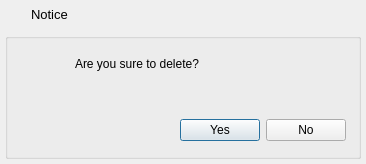
<?xml version="1.0" encoding="UTF-8"?>
<ui version="4.0">
 <class>frmMessageBox</class>
 <widget class="QDialog" name="frmMessageBox">
  <property name="geometry">
   <rect>
    <x>0</x>
    <y>0</y>
    <width>366</width>
    <height>164</height>
   </rect>
  </property>
  <property name="windowTitle">
   <string>提示</string>
  </property>
  <layout class="QVBoxLayout" name="verticalLayout">
   <property name="spacing">
    <number>0</number>
   </property>
   <property name="leftMargin">
    <number>0</number>
   </property>
   <property name="topMargin">
    <number>0</number>
   </property>
   <property name="rightMargin">
    <number>0</number>
   </property>
   <property name="bottomMargin">
    <number>0</number>
   </property>
   <item>
    <widget class="QWidget" name="widget_title" native="true">
     <property name="sizePolicy">
      <sizepolicy hsizetype="Preferred" vsizetype="Fixed">
       <horstretch>0</horstretch>
       <verstretch>0</verstretch>
      </sizepolicy>
     </property>
     <property name="minimumSize">
      <size>
       <width>100</width>
       <height>28</height>
      </size>
     </property>
     <layout class="QHBoxLayout" name="horizontalLayout_2">
      <property name="spacing">
       <number>0</number>
      </property>
      <property name="leftMargin">
       <number>0</number>
      </property>
      <property name="topMargin">
       <number>0</number>
      </property>
      <property name="rightMargin">
       <number>0</number>
      </property>
      <property name="bottomMargin">
       <number>0</number>
      </property>
      <item>
       <widget class="QLabel" name="lab_Ico">
        <property name="sizePolicy">
         <sizepolicy hsizetype="Minimum" vsizetype="Preferred">
          <horstretch>0</horstretch>
          <verstretch>0</verstretch>
         </sizepolicy>
        </property>
        <property name="minimumSize">
         <size>
          <width>31</width>
          <height>0</height>
         </size>
        </property>
        <property name="text">
         <string/>
        </property>
        <property name="alignment">
         <set>Qt::AlignCenter</set>
        </property>
       </widget>
      </item>
      <item>
       <widget class="QLabel" name="lab_Title">
        <property name="sizePolicy">
         <sizepolicy hsizetype="Expanding" vsizetype="Preferred">
          <horstretch>0</horstretch>
          <verstretch>0</verstretch>
         </sizepolicy>
        </property>
        <property name="styleSheet">
         <string notr="true">font: 10pt;</string>
        </property>
        <property name="text">
         <string>Notice</string>
        </property>
        <property name="alignment">
         <set>Qt::AlignLeading|Qt::AlignLeft|Qt::AlignVCenter</set>
        </property>
       </widget>
      </item>
      <item>
       <widget class="QWidget" name="widget_menu" native="true">
        <property name="sizePolicy">
         <sizepolicy hsizetype="Minimum" vsizetype="Preferred">
          <horstretch>0</horstretch>
          <verstretch>0</verstretch>
         </sizepolicy>
        </property>
        <layout class="QHBoxLayout" name="horizontalLayout">
         <property name="spacing">
          <number>0</number>
         </property>
         <property name="leftMargin">
          <number>0</number>
         </property>
         <property name="topMargin">
          <number>0</number>
         </property>
         <property name="rightMargin">
          <number>0</number>
         </property>
         <property name="bottomMargin">
          <number>0</number>
         </property>
         <item>
          <widget class="QPushButton" name="btnMenu_Close">
           <property name="sizePolicy">
            <sizepolicy hsizetype="Minimum" vsizetype="Expanding">
             <horstretch>0</horstretch>
             <verstretch>0</verstretch>
            </sizepolicy>
           </property>
           <property name="minimumSize">
            <size>
             <width>40</width>
             <height>0</height>
            </size>
           </property>
           <property name="cursor">
            <cursorShape>ArrowCursor</cursorShape>
           </property>
           <property name="focusPolicy">
            <enum>Qt::NoFocus</enum>
           </property>
           <property name="toolTip">
            <string>关闭</string>
           </property>
           <property name="text">
            <string/>
           </property>
           <property name="flat">
            <bool>true</bool>
           </property>
          </widget>
         </item>
        </layout>
       </widget>
      </item>
     </layout>
    </widget>
   </item>
   <item>
    <widget class="QWidget" name="widget_main" native="true">
     <property name="styleSheet">
      <string notr="true">font: 11pt &quot;微软雅黑&quot;;</string>
     </property>
     <layout class="QVBoxLayout" name="verticalLayout_2">
      <property name="spacing">
       <number>5</number>
      </property>
      <property name="leftMargin">
       <number>5</number>
      </property>
      <property name="topMargin">
       <number>5</number>
      </property>
      <property name="rightMargin">
       <number>5</number>
      </property>
      <property name="bottomMargin">
       <number>5</number>
      </property>
      <item>
       <widget class="QGroupBox" name="groupBox">
        <property name="title">
         <string/>
        </property>
        <widget class="QLabel" name="labIcoMain">
         <property name="geometry">
          <rect>
           <x>10</x>
           <y>10</y>
           <width>45</width>
           <height>45</height>
          </rect>
         </property>
         <property name="sizePolicy">
          <sizepolicy hsizetype="Fixed" vsizetype="Fixed">
           <horstretch>0</horstretch>
           <verstretch>0</verstretch>
          </sizepolicy>
         </property>
         <property name="styleSheet">
          <string notr="true">border-image: url(:/res/images/info.png);</string>
         </property>
         <property name="text">
          <string/>
         </property>
        </widget>
        <widget class="QLabel" name="labInfo">
         <property name="geometry">
          <rect>
           <x>70</x>
           <y>10</y>
           <width>271</width>
           <height>41</height>
          </rect>
         </property>
         <property name="text">
          <string>Are you sure to delete?</string>
         </property>
         <property name="scaledContents">
          <bool>false</bool>
         </property>
         <property name="wordWrap">
          <bool>true</bool>
         </property>
        </widget>
        <widget class="QWidget" name="layoutWidget">
         <property name="geometry">
          <rect>
           <x>10</x>
           <y>80</y>
           <width>331</width>
           <height>34</height>
          </rect>
         </property>
         <layout class="QHBoxLayout" name="horizontalLayout_3">
          <item>
           <spacer name="horizontalSpacer">
            <property name="orientation">
             <enum>Qt::Horizontal</enum>
            </property>
            <property name="sizeHint" stdset="0">
             <size>
              <width>40</width>
              <height>20</height>
             </size>
            </property>
           </spacer>
          </item>
          <item>
           <widget class="QPushButton" name="btnOk">
            <property name="cursor">
             <cursorShape>PointingHandCursor</cursorShape>
            </property>
            <property name="focusPolicy">
             <enum>Qt::StrongFocus</enum>
            </property>
            <property name="styleSheet">
             <string notr="true"/>
            </property>
            <property name="text">
             <string>Yes</string>
            </property>
            <property name="icon">
             <iconset>
              <normaloff>:/image/update.png</normaloff>:/image/update.png</iconset>
            </property>
            <property name="iconSize">
             <size>
              <width>20</width>
              <height>20</height>
             </size>
            </property>
           </widget>
          </item>
          <item>
           <widget class="QPushButton" name="btnCancel">
            <property name="cursor">
             <cursorShape>PointingHandCursor</cursorShape>
            </property>
            <property name="focusPolicy">
             <enum>Qt::StrongFocus</enum>
            </property>
            <property name="styleSheet">
             <string notr="true"/>
            </property>
            <property name="text">
             <string>No</string>
            </property>
            <property name="icon">
             <iconset>
              <normaloff>:/image/close.png</normaloff>:/image/close.png</iconset>
            </property>
            <property name="iconSize">
             <size>
              <width>20</width>
              <height>20</height>
             </size>
            </property>
           </widget>
          </item>
         </layout>
        </widget>
       </widget>
      </item>
     </layout>
    </widget>
   </item>
  </layout>
 </widget>
 <resources/>
 <connections/>
</ui>
